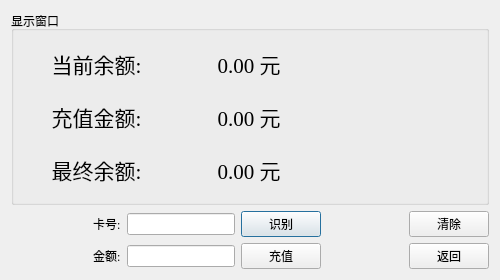
<?xml version="1.0" encoding="UTF-8"?>
<ui version="4.0">
 <class>RechargeDialog</class>
 <widget class="QDialog" name="RechargeDialog">
  <property name="geometry">
   <rect>
    <x>0</x>
    <y>0</y>
    <width>500</width>
    <height>280</height>
   </rect>
  </property>
  <property name="maximumSize">
   <size>
    <width>500</width>
    <height>280</height>
   </size>
  </property>
  <property name="windowTitle">
   <string>Dialog</string>
  </property>
  <layout class="QGridLayout" name="gridLayout" rowstretch="6,1,1">
   <item row="0" column="0">
    <widget class="QGroupBox" name="groupBox">
     <property name="font">
      <font>
       <family>Times New Roman</family>
      </font>
     </property>
     <property name="title">
      <string>显示窗口</string>
     </property>
     <layout class="QGridLayout" name="gridLayout_3" columnstretch="2,1">
      <item row="0" column="0">
       <layout class="QGridLayout" name="gridLayout_2">
        <item row="0" column="0">
         <widget class="QLabel" name="label_View_2">
          <property name="font">
           <font>
            <family>Times New Roman</family>
            <pointsize>16</pointsize>
           </font>
          </property>
          <property name="text">
           <string>当前余额:</string>
          </property>
          <property name="alignment">
           <set>Qt::AlignCenter</set>
          </property>
         </widget>
        </item>
        <item row="0" column="1">
         <widget class="QLabel" name="label_currentValue">
          <property name="font">
           <font>
            <family>Times New Roman</family>
            <pointsize>16</pointsize>
           </font>
          </property>
          <property name="text">
           <string>0.00 元</string>
          </property>
          <property name="alignment">
           <set>Qt::AlignCenter</set>
          </property>
         </widget>
        </item>
        <item row="1" column="0">
         <widget class="QLabel" name="label_View_3">
          <property name="font">
           <font>
            <family>Times New Roman</family>
            <pointsize>16</pointsize>
           </font>
          </property>
          <property name="text">
           <string>充值金额:</string>
          </property>
          <property name="alignment">
           <set>Qt::AlignCenter</set>
          </property>
         </widget>
        </item>
        <item row="1" column="1">
         <widget class="QLabel" name="label_chargeValue">
          <property name="font">
           <font>
            <family>Times New Roman</family>
            <pointsize>16</pointsize>
           </font>
          </property>
          <property name="text">
           <string>0.00 元</string>
          </property>
          <property name="alignment">
           <set>Qt::AlignCenter</set>
          </property>
         </widget>
        </item>
        <item row="2" column="0">
         <widget class="QLabel" name="label_View_5">
          <property name="font">
           <font>
            <family>Times New Roman</family>
            <pointsize>16</pointsize>
           </font>
          </property>
          <property name="text">
           <string>最终余额:</string>
          </property>
          <property name="alignment">
           <set>Qt::AlignCenter</set>
          </property>
         </widget>
        </item>
        <item row="2" column="1">
         <widget class="QLabel" name="label_lastValue">
          <property name="font">
           <font>
            <family>Times New Roman</family>
            <pointsize>16</pointsize>
           </font>
          </property>
          <property name="text">
           <string>0.00 元</string>
          </property>
          <property name="alignment">
           <set>Qt::AlignCenter</set>
          </property>
         </widget>
        </item>
       </layout>
      </item>
      <item row="0" column="1">
       <widget class="QLabel" name="labelMessage">
        <property name="font">
         <font>
          <family>Times New Roman</family>
          <pointsize>18</pointsize>
         </font>
        </property>
        <property name="text">
         <string/>
        </property>
        <property name="scaledContents">
         <bool>false</bool>
        </property>
        <property name="alignment">
         <set>Qt::AlignCenter</set>
        </property>
        <property name="wordWrap">
         <bool>true</bool>
        </property>
       </widget>
      </item>
     </layout>
    </widget>
   </item>
   <item row="1" column="0">
    <layout class="QHBoxLayout" name="horizontalLayout_4">
     <item>
      <layout class="QHBoxLayout" name="horizontalLayout_3">
       <item>
        <spacer name="horizontalSpacer_3">
         <property name="orientation">
          <enum>Qt::Horizontal</enum>
         </property>
         <property name="sizeHint" stdset="0">
          <size>
           <width>40</width>
           <height>20</height>
          </size>
         </property>
        </spacer>
       </item>
       <item>
        <widget class="QLabel" name="label">
         <property name="font">
          <font>
           <family>Times New Roman</family>
          </font>
         </property>
         <property name="text">
          <string>卡号:</string>
         </property>
        </widget>
       </item>
       <item>
        <widget class="QLineEdit" name="lineEdit_cardId">
         <property name="font">
          <font>
           <family>Times New Roman</family>
          </font>
         </property>
         <property name="readOnly">
          <bool>true</bool>
         </property>
        </widget>
       </item>
       <item>
        <widget class="QPushButton" name="btn_inventory">
         <property name="font">
          <font>
           <family>Times New Roman</family>
          </font>
         </property>
         <property name="text">
          <string>识别</string>
         </property>
        </widget>
       </item>
       <item>
        <spacer name="horizontalSpacer_4">
         <property name="orientation">
          <enum>Qt::Horizontal</enum>
         </property>
         <property name="sizeHint" stdset="0">
          <size>
           <width>40</width>
           <height>20</height>
          </size>
         </property>
        </spacer>
       </item>
      </layout>
     </item>
     <item>
      <widget class="QPushButton" name="btn_clear">
       <property name="font">
        <font>
         <family>Times New Roman</family>
        </font>
       </property>
       <property name="text">
        <string>清除</string>
       </property>
      </widget>
     </item>
    </layout>
   </item>
   <item row="2" column="0">
    <layout class="QHBoxLayout" name="horizontalLayout_5">
     <item>
      <layout class="QHBoxLayout" name="horizontalLayout_2">
       <item>
        <spacer name="horizontalSpacer">
         <property name="orientation">
          <enum>Qt::Horizontal</enum>
         </property>
         <property name="sizeHint" stdset="0">
          <size>
           <width>40</width>
           <height>20</height>
          </size>
         </property>
        </spacer>
       </item>
       <item>
        <widget class="QLabel" name="label_2">
         <property name="font">
          <font>
           <family>Times New Roman</family>
          </font>
         </property>
         <property name="text">
          <string>金额:</string>
         </property>
        </widget>
       </item>
       <item>
        <widget class="QLineEdit" name="lineEdit_money">
         <property name="font">
          <font>
           <family>Times New Roman</family>
          </font>
         </property>
         <property name="maxLength">
          <number>6</number>
         </property>
         <property name="clearButtonEnabled">
          <bool>false</bool>
         </property>
        </widget>
       </item>
       <item>
        <widget class="QPushButton" name="btn_recharge">
         <property name="font">
          <font>
           <family>Times New Roman</family>
          </font>
         </property>
         <property name="text">
          <string>充值</string>
         </property>
        </widget>
       </item>
       <item>
        <spacer name="horizontalSpacer_2">
         <property name="orientation">
          <enum>Qt::Horizontal</enum>
         </property>
         <property name="sizeHint" stdset="0">
          <size>
           <width>40</width>
           <height>20</height>
          </size>
         </property>
        </spacer>
       </item>
      </layout>
     </item>
     <item>
      <widget class="QPushButton" name="btn_return">
       <property name="font">
        <font>
         <family>Times New Roman</family>
        </font>
       </property>
       <property name="text">
        <string>返回</string>
       </property>
      </widget>
     </item>
    </layout>
   </item>
  </layout>
 </widget>
 <resources/>
 <connections/>
</ui>
